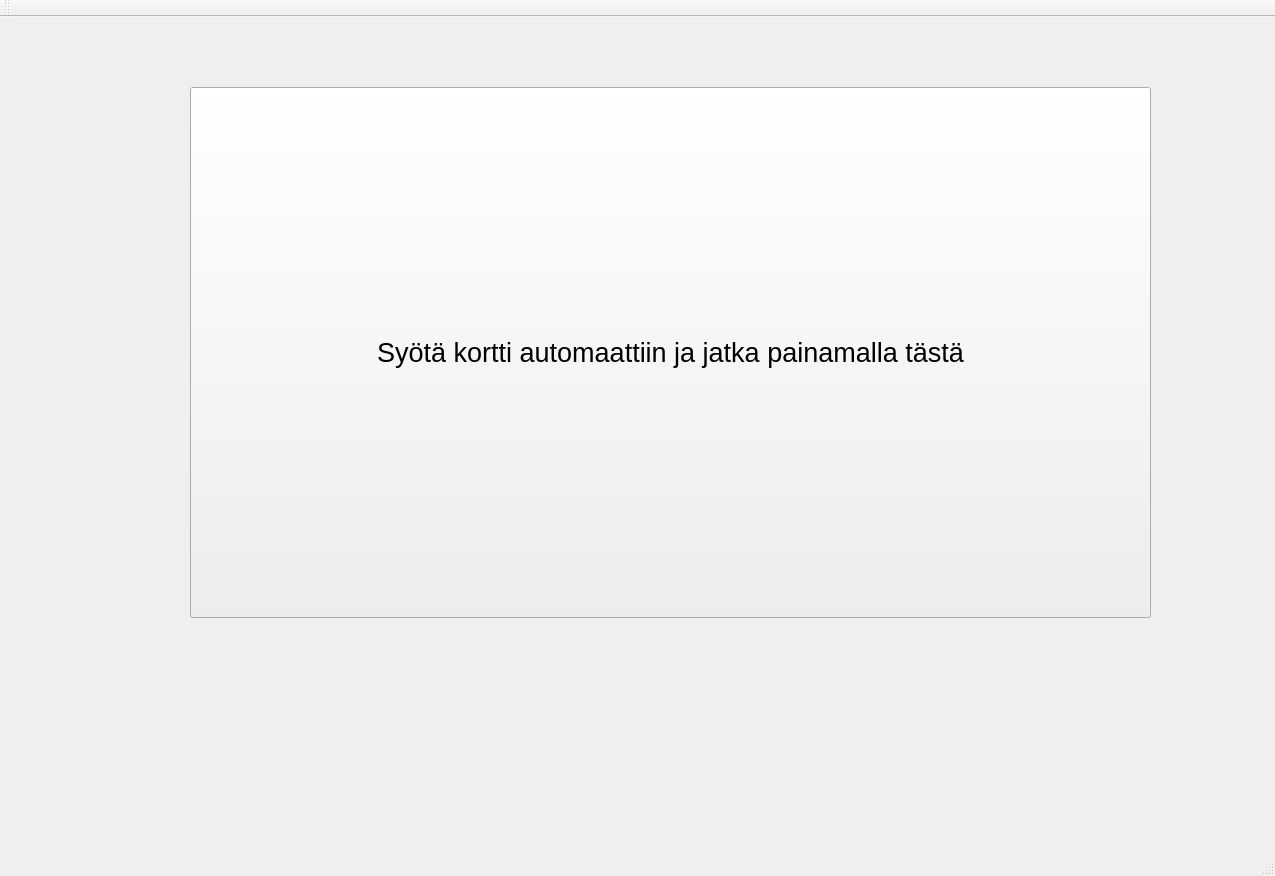
<?xml version="1.0" encoding="UTF-8"?>
<ui version="4.0">
 <class>MainWindow</class>
 <widget class="QMainWindow" name="MainWindow">
  <property name="geometry">
   <rect>
    <x>0</x>
    <y>0</y>
    <width>1275</width>
    <height>876</height>
   </rect>
  </property>
  <property name="windowTitle">
   <string>MainWindow</string>
  </property>
  <widget class="QWidget" name="centralWidget">
   <widget class="QPushButton" name="pushButton_Ok">
    <property name="geometry">
     <rect>
      <x>190</x>
      <y>70</y>
      <width>961</width>
      <height>531</height>
     </rect>
    </property>
    <property name="font">
     <font>
      <pointsize>20</pointsize>
     </font>
    </property>
    <property name="text">
     <string>Syötä kortti automaattiin ja jatka painamalla tästä</string>
    </property>
   </widget>
  </widget>
  <widget class="QMenuBar" name="menuBar">
   <property name="geometry">
    <rect>
     <x>0</x>
     <y>0</y>
     <width>1275</width>
     <height>27</height>
    </rect>
   </property>
  </widget>
  <widget class="QToolBar" name="mainToolBar">
   <attribute name="toolBarArea">
    <enum>TopToolBarArea</enum>
   </attribute>
   <attribute name="toolBarBreak">
    <bool>false</bool>
   </attribute>
  </widget>
  <widget class="QStatusBar" name="statusBar"/>
 </widget>
 <layoutdefault spacing="6" margin="11"/>
 <resources/>
 <connections/>
</ui>
